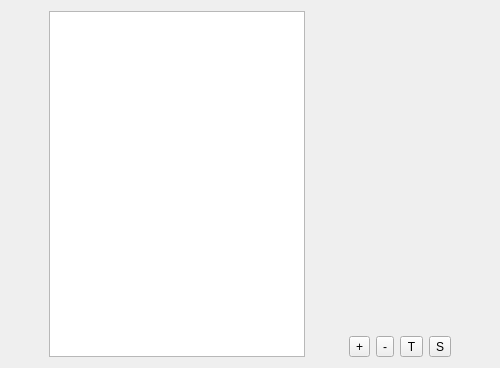
<?xml version="1.0" encoding="UTF-8"?>
<ui version="4.0">
 <class>TransportEditorForm</class>
 <widget class="QWidget" name="TransportEditorForm">
  <property name="geometry">
   <rect>
    <x>0</x>
    <y>0</y>
    <width>500</width>
    <height>368</height>
   </rect>
  </property>
  <property name="windowTitle">
   <string>Form</string>
  </property>
  <layout class="QHBoxLayout" name="horizontalLayout_2">
   <item>
    <widget class="QTableView" name="transportTable">
     <property name="sizePolicy">
      <sizepolicy hsizetype="Fixed" vsizetype="Expanding">
       <horstretch>0</horstretch>
       <verstretch>0</verstretch>
      </sizepolicy>
     </property>
     <property name="editTriggers">
      <set>QAbstractItemView::NoEditTriggers</set>
     </property>
     <property name="alternatingRowColors">
      <bool>true</bool>
     </property>
     <property name="selectionMode">
      <enum>QAbstractItemView::SingleSelection</enum>
     </property>
     <property name="selectionBehavior">
      <enum>QAbstractItemView::SelectRows</enum>
     </property>
     <attribute name="horizontalHeaderVisible">
      <bool>true</bool>
     </attribute>
     <attribute name="verticalHeaderVisible">
      <bool>false</bool>
     </attribute>
    </widget>
   </item>
   <item>
    <layout class="QVBoxLayout" name="verticalLayout">
     <item>
      <layout class="QVBoxLayout" name="configLayout"/>
     </item>
     <item>
      <spacer name="verticalSpacer">
       <property name="orientation">
        <enum>Qt::Vertical</enum>
       </property>
       <property name="sizeHint" stdset="0">
        <size>
         <width>20</width>
         <height>40</height>
        </size>
       </property>
      </spacer>
     </item>
     <item>
      <layout class="QHBoxLayout" name="horizontalLayout">
       <item>
        <widget class="QToolButton" name="addButton">
         <property name="text">
          <string>+</string>
         </property>
         <property name="icon">
          <iconset resource="resources.qrc">
           <normaloff>:/icons/images/add-icon.png</normaloff>:/icons/images/add-icon.png</iconset>
         </property>
         <property name="iconSize">
          <size>
           <width>22</width>
           <height>22</height>
          </size>
         </property>
        </widget>
       </item>
       <item>
        <widget class="QToolButton" name="removeButton">
         <property name="text">
          <string>-</string>
         </property>
         <property name="icon">
          <iconset resource="resources.qrc">
           <normaloff>:/icons/images/remove-icon.png</normaloff>:/icons/images/remove-icon.png</iconset>
         </property>
         <property name="iconSize">
          <size>
           <width>22</width>
           <height>22</height>
          </size>
         </property>
        </widget>
       </item>
       <item>
        <widget class="QToolButton" name="testButton">
         <property name="text">
          <string>T</string>
         </property>
         <property name="icon">
          <iconset resource="resources.qrc">
           <normaloff>:/icons/images/test-icon.png</normaloff>:/icons/images/test-icon.png</iconset>
         </property>
         <property name="iconSize">
          <size>
           <width>22</width>
           <height>22</height>
          </size>
         </property>
        </widget>
       </item>
       <item>
        <widget class="QToolButton" name="saveButton">
         <property name="text">
          <string>S</string>
         </property>
         <property name="icon">
          <iconset resource="resources.qrc">
           <normaloff>:/icons/images/save-icon.png</normaloff>:/icons/images/save-icon.png</iconset>
         </property>
         <property name="iconSize">
          <size>
           <width>22</width>
           <height>22</height>
          </size>
         </property>
        </widget>
       </item>
      </layout>
     </item>
    </layout>
   </item>
  </layout>
  <zorder>transportTable</zorder>
  <zorder>verticalLayoutWidget</zorder>
  <zorder>saveButton</zorder>
 </widget>
 <resources>
  <include location="resources.qrc"/>
 </resources>
 <connections/>
</ui>
